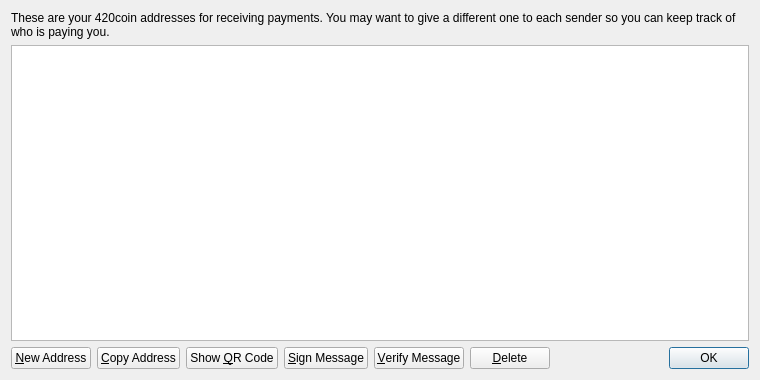
<?xml version="1.0" encoding="UTF-8"?>
<ui version="4.0">
 <class>AddressBookPage</class>
 <widget class="QWidget" name="AddressBookPage">
  <property name="geometry">
   <rect>
    <x>0</x>
    <y>0</y>
    <width>760</width>
    <height>380</height>
   </rect>
  </property>
  <property name="windowTitle">
   <string>Address Book</string>
  </property>
  <layout class="QVBoxLayout" name="verticalLayout">
   <item>
    <widget class="QLabel" name="labelExplanation">
     <property name="text">
      <string>These are your 420coin addresses for receiving payments. You may want to give a different one to each sender so you can keep track of who is paying you.</string>
     </property>
     <property name="textFormat">
      <enum>Qt::PlainText</enum>
     </property>
     <property name="wordWrap">
      <bool>true</bool>
     </property>
    </widget>
   </item>
   <item>
    <widget class="QTableView" name="tableView">
     <property name="contextMenuPolicy">
      <enum>Qt::CustomContextMenu</enum>
     </property>
     <property name="toolTip">
      <string>Double-click to edit address or label</string>
     </property>
     <property name="tabKeyNavigation">
      <bool>false</bool>
     </property>
     <property name="alternatingRowColors">
      <bool>true</bool>
     </property>
     <property name="selectionMode">
      <enum>QAbstractItemView::SingleSelection</enum>
     </property>
     <property name="selectionBehavior">
      <enum>QAbstractItemView::SelectRows</enum>
     </property>
     <property name="sortingEnabled">
      <bool>true</bool>
     </property>
     <attribute name="verticalHeaderVisible">
      <bool>false</bool>
     </attribute>
    </widget>
   </item>
   <item>
    <layout class="QHBoxLayout" name="horizontalLayout">
     <item>
      <widget class="QPushButton" name="newAddressButton">
       <property name="toolTip">
        <string>Create a new address</string>
       </property>
       <property name="text">
        <string>&amp;New Address</string>
       </property>
       <property name="icon">
        <iconset resource="../bitcoin.qrc">
         <normaloff>:/icons/add</normaloff>:/icons/add</iconset>
       </property>
      </widget>
     </item>
     <item>
      <widget class="QPushButton" name="copyToClipboard">
       <property name="toolTip">
        <string>Copy the currently selected address to the system clipboard</string>
       </property>
       <property name="text">
        <string>&amp;Copy Address</string>
       </property>
       <property name="icon">
        <iconset resource="../bitcoin.qrc">
         <normaloff>:/icons/editcopy</normaloff>:/icons/editcopy</iconset>
       </property>
      </widget>
     </item>
     <item>
      <widget class="QPushButton" name="showQRCode">
       <property name="text">
        <string>Show &amp;QR Code</string>
       </property>
       <property name="icon">
        <iconset resource="../bitcoin.qrc">
         <normaloff>:/icons/qrcode</normaloff>:/icons/qrcode</iconset>
       </property>
      </widget>
     </item>
     <item>
      <widget class="QPushButton" name="signMessage">
       <property name="toolTip">
        <string>Sign a message to prove you own a Bitcoin address</string>
       </property>
       <property name="text">
        <string>&amp;Sign Message</string>
       </property>
       <property name="icon">
        <iconset resource="../bitcoin.qrc">
         <normaloff>:/icons/edit</normaloff>:/icons/edit</iconset>
       </property>
      </widget>
     </item>
     <item>
      <widget class="QPushButton" name="verifyMessage">
       <property name="toolTip">
        <string>Verify a message to ensure it was signed with a specified Bitcoin address</string>
       </property>
       <property name="text">
        <string>&amp;Verify Message</string>
       </property>
       <property name="icon">
        <iconset resource="../bitcoin.qrc">
         <normaloff>:/icons/transaction_0</normaloff>:/icons/transaction_0</iconset>
       </property>
      </widget>
     </item>
     <item>
      <widget class="QPushButton" name="deleteButton">
       <property name="toolTip">
        <string>Delete the currently selected address from the list. Only sending addresses can be deleted.</string>
       </property>
       <property name="text">
        <string>&amp;Delete</string>
       </property>
       <property name="icon">
        <iconset resource="../bitcoin.qrc">
         <normaloff>:/icons/remove</normaloff>:/icons/remove</iconset>
       </property>
      </widget>
     </item>
     <item>
      <spacer name="horizontalSpacer">
       <property name="orientation">
        <enum>Qt::Horizontal</enum>
       </property>
       <property name="sizeHint" stdset="0">
        <size>
         <width>40</width>
         <height>20</height>
        </size>
       </property>
      </spacer>
     </item>
     <item>
      <widget class="QDialogButtonBox" name="buttonBox">
       <property name="sizePolicy">
        <sizepolicy hsizetype="Maximum" vsizetype="Fixed">
         <horstretch>0</horstretch>
         <verstretch>0</verstretch>
        </sizepolicy>
       </property>
       <property name="standardButtons">
        <set>QDialogButtonBox::Ok</set>
       </property>
      </widget>
     </item>
    </layout>
   </item>
  </layout>
 </widget>
 <resources>
  <include location="../bitcoin.qrc"/>
 </resources>
 <connections/>
</ui>
